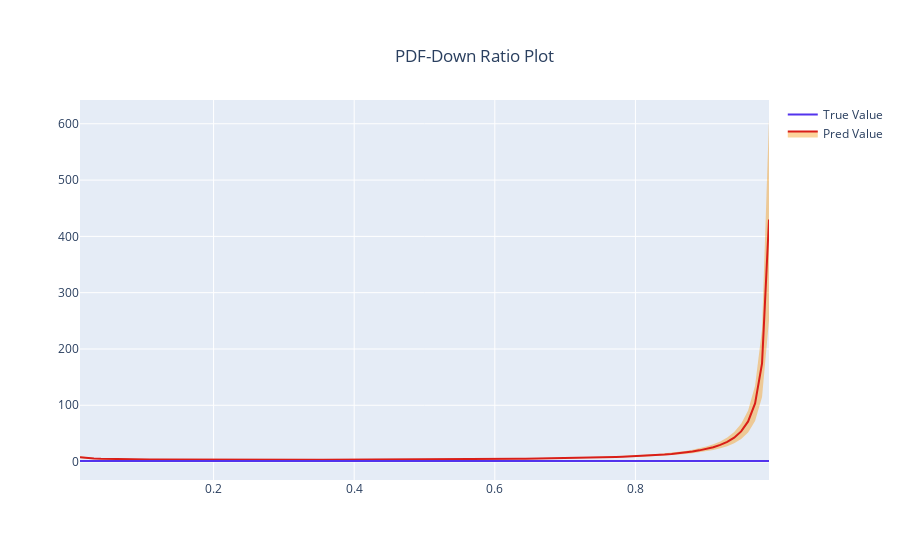

The cell this chart's notebook holds for it:
### Code cell
#--- yPred ---- PDF Down
yPred = pdf_dict['d'].mean(axis = 0)/d

#--- bounds
upperBound = pdf_dict['d'].mean(axis=0)/d + pdf_dict['d'].std(axis=0)/d
lowerbound = pdf_dict['d'].mean(axis=0)/d - pdf_dict['d'].std(axis=0)/d

ratioPlot = generatePDFplots(x,d_n,upperBound,yPred,lowerbound,'PDF-Down Ratio Plot')
ratioPlot.show()
